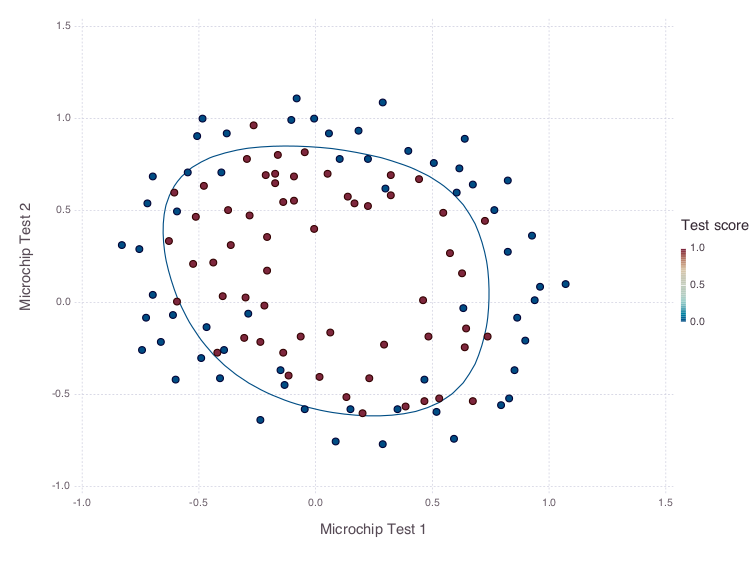

Julia code for this plot:
using DataFrames
using Optim

include("mapFeature.jl")
include("costFunctionReg.jl")
include("predict.jl")
include("plotDecisionBoundary.jl")

function run()
  data = readtable("ex2data2.txt", header=false, 
                   truestrings=["1"], falsestrings=["0"], eltypes=[Float64, Float64, Bool])
  X = convert(Array, data[:, [1, 2]])
  y = convert(Array, data[:, 3])
  degree = 6
  λ = 1
  iterations = 1000

  X = mapFeature(X[:,1], X[:,2], degree)
  θ0 = zeros(size(X, 2))

  c, g = costFunctionReg(θ0, X, y, λ)
  println("Cost at initial θ (zeros): ", c)
  
  res = optimize(cost(X, y, λ), gradient!(X, y, λ), θ0, 
                 method = :bfgs,
                 #=show_trace = true,=#
                 iterations = iterations)
  θ = res.minimum
  println("Cost at θ found by optimize: ", res.f_minimum)
  
  p = predict(θ, X);
  println("Train Accuracy: ", mean(map(float, p .== y)) * 100)

  plotDecisionBoundary(θ, data)
end
